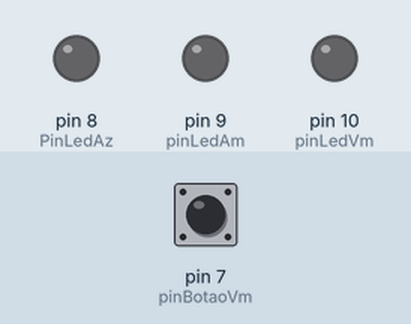
This sketch was run on a simulated Arduino Uno, built with avr-gcc and run on an emulated ATmega328P. Shown: output pins drawn as LEDs (lit = HIGH). The inputs (shaded band) are chosen by the test bench; at power-on: pin 7 (pinBotaoVm) HIGH. What the sketch prints to the serial monitor is not drawn.

Above: at 1.2 s.
1.3 s: pin 7 (pinBotaoVm) pulled LOW for 0.15 s
At 1.45 s:
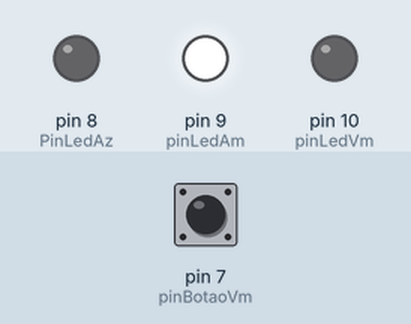
At 1.9 s:
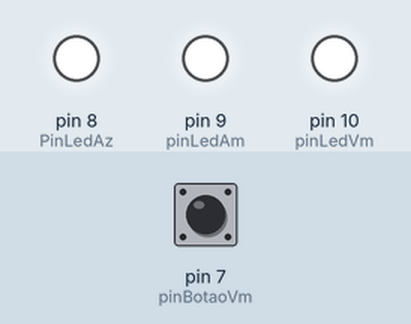
4.3 s: pin 7 (pinBotaoVm) pulled LOW for 1 s
7.3 s: pin 7 (pinBotaoVm) pulled LOW for 3.2 s
At 9.1 s:
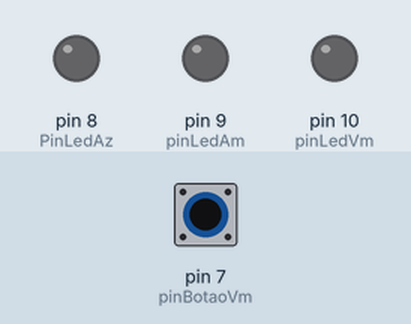
Timing chart, 0 to 10.6 s (numbered marks = the images above; inputs shaded):
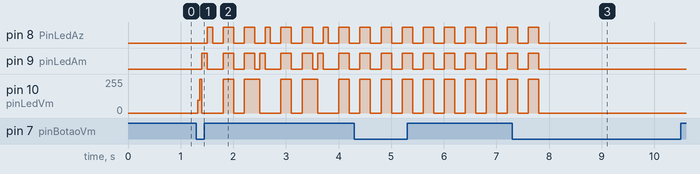

The sketch:

sketch.ino
```cpp
/*
  Curso de Arduino .NET - Flávio Guimarães
  CANAL: Brincando com Ideias - https://www.youtube.com/c/BrincandocomIdeias
  SITE: https://www.brincandocomideias.com/
  Autor:  Argênio Silveira
  Link:   https://wokwi.com/arduino/projects/313810224793256513
  MODULO: 3 - Módulo 3 - Programação Intermediária (13 aulas)
  SKETCH: 10 - Aula 19 - Controle de Repetições - WHILE e FOR - Exercicio Aula 18
*/
#define pinLedVm 10
#define pinLedAm 9
#define PinLedAz 8
#define pinBotaoVm 7

#define deboucingTempo 40

byte estadoLed = 4;

bool estadoAntBotaoVm = HIGH;
unsigned long deboucingBotaoVm;

void setup() {
  pinMode(pinLedVm, OUTPUT);
  pinMode(pinLedAm, OUTPUT);
  pinMode(PinLedAz, OUTPUT);

  pinMode(pinBotaoVm, INPUT_PULLUP);

  Serial.begin(9600);
}

void loop() {

  bool estadoBotaoVm = digitalRead(pinBotaoVm);

  if ( (millis() - deboucingBotaoVm) > deboucingTempo) {
    if (!estadoBotaoVm && estadoAntBotaoVm ) {
      estadoLed++;
      if (estadoLed > 3 ){
        estadoLed = 1;
      }
      deboucingBotaoVm = millis();
    }
  }

  Serial.print(estadoLed);
  Serial.println(estadoBotaoVm);
  switch (estadoLed) {
    case 1 : {
      // Efeito 01
      digitalWrite(pinLedVm, HIGH);
      digitalWrite(pinLedAm, LOW);
      digitalWrite(PinLedAz, LOW);
      delay(100);
      digitalWrite(pinLedVm, LOW);
      digitalWrite(pinLedAm, HIGH);
      digitalWrite(PinLedAz, LOW);
      delay(100);
      digitalWrite(pinLedVm, LOW);
      digitalWrite(pinLedAm, LOW);
      digitalWrite(PinLedAz, HIGH);
      delay(100);
    }
    case 2 : {
      // Efeito 02
      digitalWrite(pinLedVm, LOW);
      digitalWrite(pinLedAm, LOW);
      digitalWrite(PinLedAz, LOW);
      delay(200);
      digitalWrite(pinLedVm, HIGH);
      digitalWrite(pinLedAm, HIGH);
      digitalWrite(PinLedAz, HIGH);
      delay(200);
      digitalWrite(pinLedVm, LOW);
      digitalWrite(pinLedAm, LOW);
      digitalWrite(PinLedAz, LOW);
      delay(200);
      digitalWrite(pinLedVm, HIGH);
      digitalWrite(pinLedAm, HIGH);
      digitalWrite(PinLedAz, HIGH);
      delay(200);
    }
    case 4 :{
      // Efeito 03 - Funciona apenas quando liga
      digitalWrite(pinLedVm, HIGH);
      digitalWrite(pinLedAm, HIGH);
      digitalWrite(PinLedAz, HIGH);
    }
    default : {
      // Efeito 04
      digitalWrite(pinLedVm, LOW);
      digitalWrite(pinLedAm, LOW);
      digitalWrite(PinLedAz, LOW);
    }
  }
  estadoAntBotaoVm = estadoBotaoVm;
}
```

Measured:
- after the input at 1.3 s, pin 8 (PinLedAz): LOW → HIGH after 0.21 s, then repeats every 1.1 s: 2 × (LOW 0.20 s, HIGH 0.20 s), LOW 0.20 s, HIGH 0.10 s; pin 9 (pinLedAm): LOW → HIGH after 0.11 s, then repeats every 1.1 s: LOW 0.30 s, HIGH 0.20 s, LOW 0.20 s, HIGH 0.20 s, LOW 0.10 s, HIGH 0.10 s
- after the input at 7.3 s, pin 8 (PinLedAz), pin 9 (pinLedAm): goes on until 7.8 s, then stays LOW; pin 10 (pinLedVm): goes on until 7.8 s, then stays 0/255
- by itself, pin 10 (pinLedVm): alternates 255/255 for 0.20 s and 0/255 for 0.20 s
